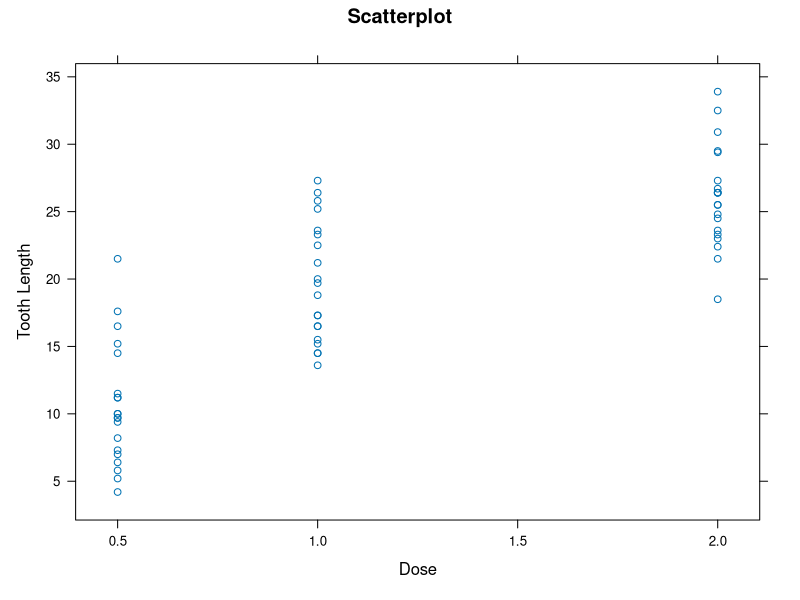
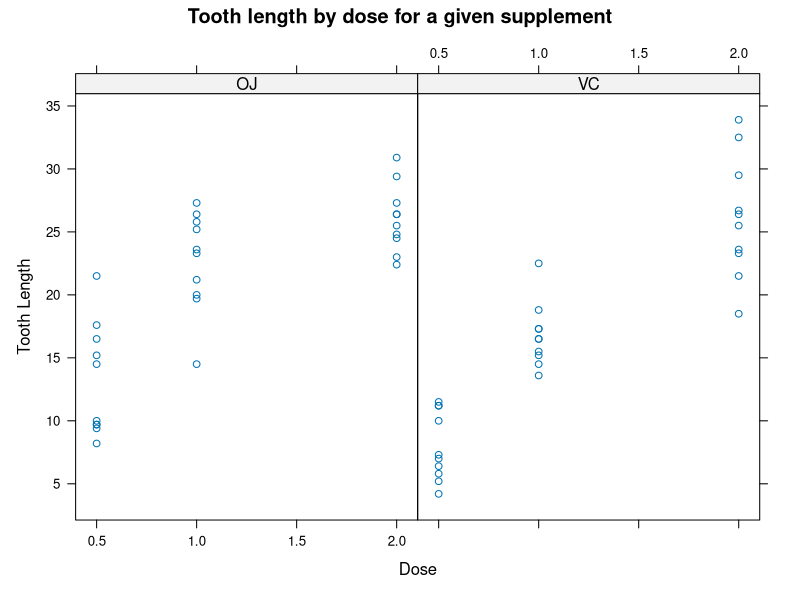
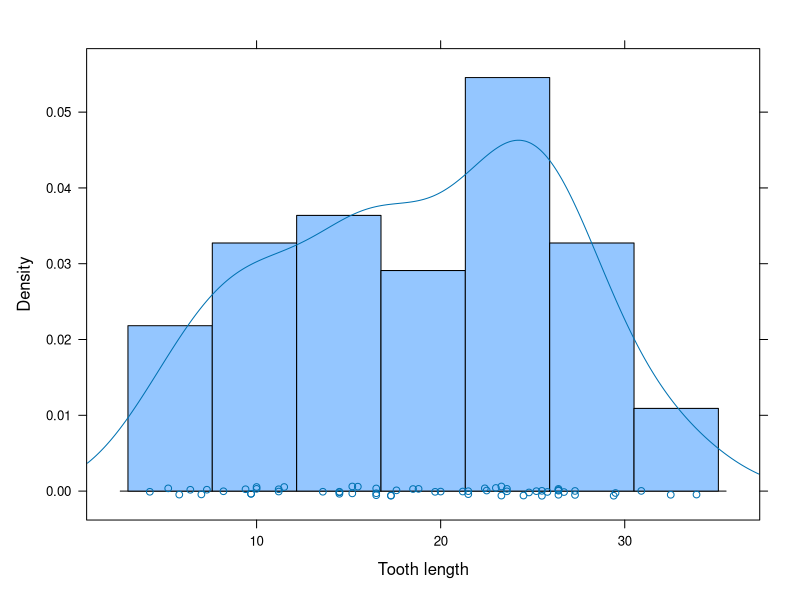
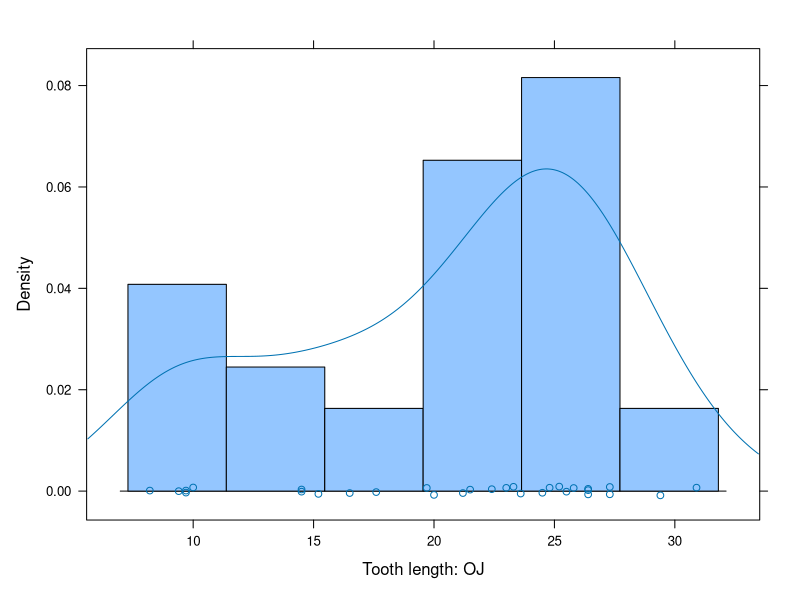
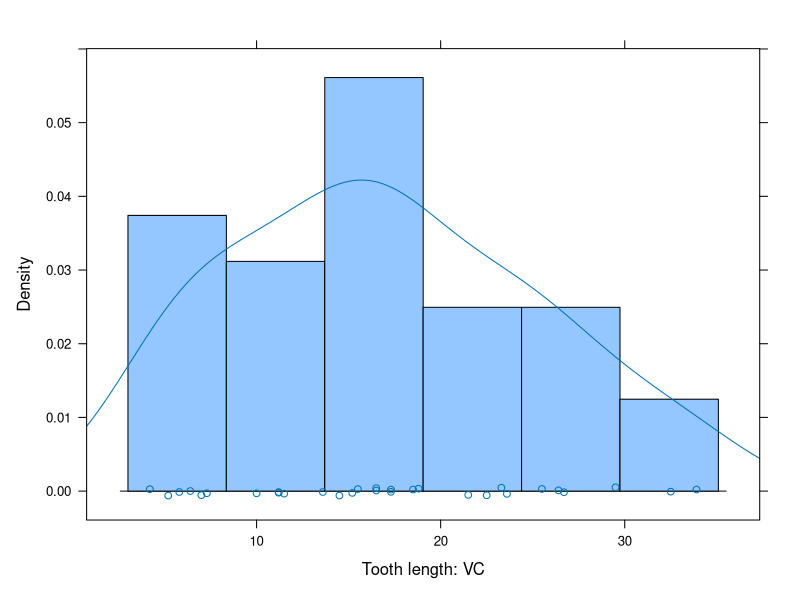
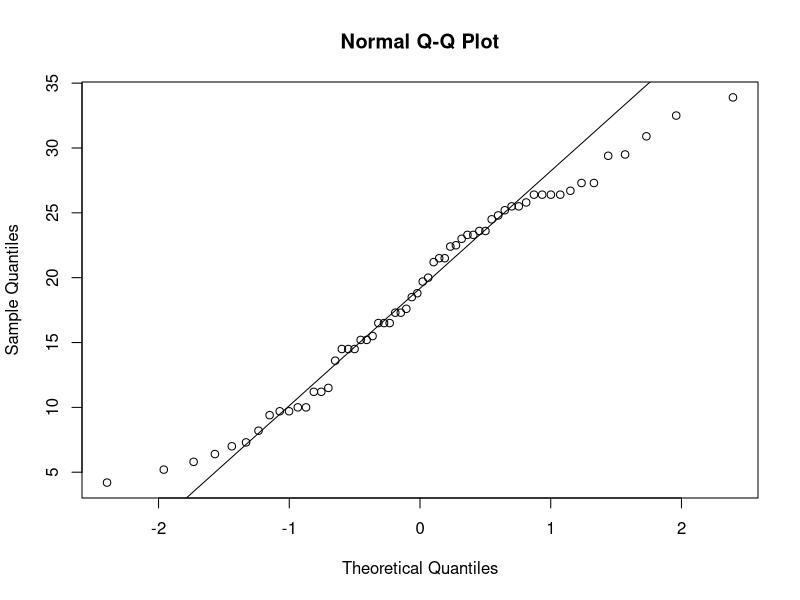

Source code (R) for these figures, in order: (Note: this script raises an error after producing the figures.)
#Load ToothGrowth data and any relevant packages
data <- ToothGrowth
attach(data)
library(lattice)
library (latticeExtra)

#Exploratory analysis
#Scatter Plots

xyplot(len ~ dose, xlab = "Dose", ylab = "Tooth Length", 
       main = "Scatterplot")

xyplot(len ~ dose | supp, xlab = "Dose", ylab = "Tooth Length", 
       main = "Tooth length by dose for a given supplement")

#Histogram with density overlay
histogram(len, type = "density", xlab = "Tooth length") + densityplot(len)

histogram(len[supp == "OJ"], type = "density", xlab = "Tooth length: OJ") +
  densityplot(len[supp == "OJ"])

histogram(len[supp == "VC"], type = "density", xlab = "Tooth length: VC") + 
  densityplot(len[supp == "VC"])

qqnorm(len)
qqline(len, probs=c(0.25,0.75))

#We will assume a normal distribution for the purposes of this analysis.

#Using alpha == .05, we therefore assume the distribution of tooth lengths is not normal.

#Data summary
#Quantiles
summary(data)

#Variance
datavarsupp <- c(var(len[supp == "OJ"]), var(len[supp == "VC"]))

datavardose <- c(var(len[dose == 0.5]), var(len[dose == 1.0]), var(len[dose == 2.0]))
datavarsupp
datavardose

#For the analysis comparing differences by supplement, we will not assume equal variances
#For the analysis comparing differences between 0.5 doses and 1.0 doses, we will assume equal variances

#Standard Deviation
sqrt(datavar)

#Hypothesis tests
#T-test comparing tooth lenth and supplement
tsupp <- t.test(len~supp, paired = FALSE, var.equal = FALSE, data = ToothGrowth)
tsupp

#T-test comparing tooth length under 0.5 and 1.0 doses
tdose.0.5.1 <- t.test(len[dose == 0.5], len[dose == 1.0], paired = FALSE,                                              var.equal = TRUE)
tdose.0.5.1

#T-test comparing tooth length under 0.5 and 2.0 doses
tdose.0.5.2 <- t.test(len[dose == 0.5], len[dose == 2.0], paired = FALSE, 
                      var.equal = FALSE)
tdose.0.5.2 

#T-test comparing tooth length under 1.0 and 2.0 doses
tdose.1.2 <- t.test(len[dose == 1.0], len[dose == 2.0], paired = FALSE, 
                      var.equal = FALSE)
tdose.1.2
